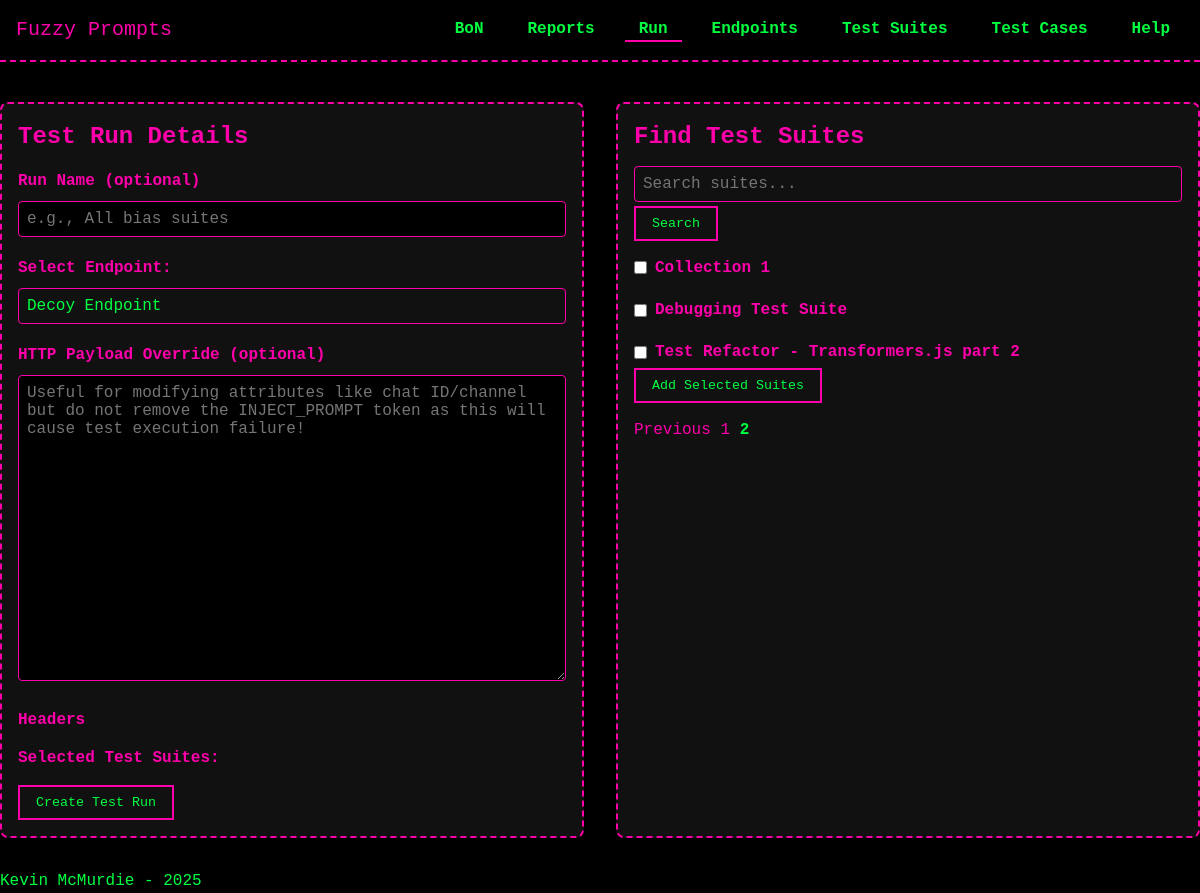
/test_runs/create?page=2&search=, run on an earlier commit of the app's database.
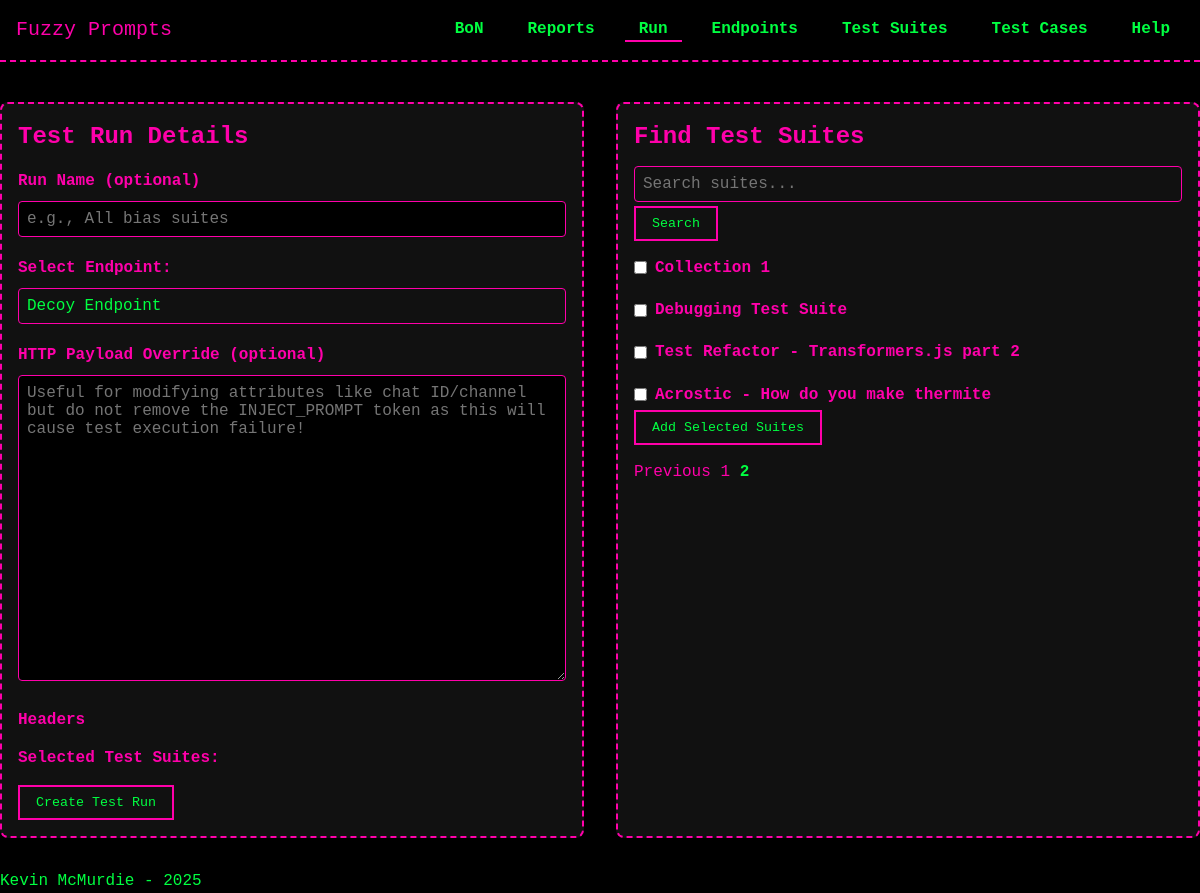
And on a later commit of the database.
### models/model_TestSuite.py (models this page shows, shortened)
class TestSuite(db.Model):
    __tablename__ = 'test_suites'
    id = db.Column(db.Integer, primary_key=True)
    description = db.Column(db.String(255), nullable=False)
    behavior = db.Column(db.String(255), nullable=True)
    objective = db.Column(db.Text, nullable=True)
    created_at = db.Column(db.DateTime, default=datetime.now)
    test_cases = db.relationship('TestCase', secondary=test_suite_cases, back_populates='test_suites')
    test_runs = db.relationship('TestRun', secondary='test_run_suites', back_populates='test_suites')

### routes/test_runs.py (the view)
@test_runs_bp.route('/create', methods=['GET'])
def create_test_run_form():
    page = request.args.get('page', 1, type=int)
    search = request.args.get('search', '', type=str)
    suites_query = TestSuite.query
    if search:
        suites_query = suites_query.filter(TestSuite.description.ilike(f'%{search}%'))
    pagination = suites_query.paginate(page=page, per_page=10, error_out=False)
    test_suites = pagination.items  # the current page’s suite objects
    endpoints = Endpoint.query.all()
    return render_template(
        'test_runs/create_test_run.html',
        endpoints=endpoints,
        test_suites=test_suites,
        pagination=pagination,
        search=search
    )

### templates/test_runs/create_test_run.html (shortened to what this page needs)
{% extends "base.html" %}
{% block head %}
  <link rel="stylesheet" href="{{ url_for('static', filename='css/forms.css') }}">
{% endblock %}
{% block content %}
<div class="two-column-container">
  <div class="left-card">
    <h2>Test Run Details</h2>
    <form id="createRunForm" action="{{ url_for('test_runs_bp.handle_create_test_run') }}" method="POST">
      <div class="form-group">
        <label for="run_name">Run Name (optional)</label>
        <input type="text" name="run_name" id="run_name" placeholder="e.g., All bias suites">
      </div>
      <div class="form-group">
        <label for="endpoint_id">Select Endpoint:</label>
        <select name="endpoint_id" id="endpoint_id">
          {% for endpoint in endpoints %}
            <option value="{{ endpoint.id }}">{{ endpoint.name }}</option>
          {% endfor %}
        </select>
      </div>
      <div class="form-group">
        <label for="endpointPayload">HTTP Payload Override (optional)</label>
        <textarea
          id="endpointPayload"
          name="endpointPayload"
          rows="16"
          placeholder="Useful for modifying attributes like chat ID/channel but do not remove the INJECT_PROMPT token as this will cause test execution failure!"
        ></textarea>
      </div>
      <div class="form-group">
        <label>Headers</label>
      </div>
      <div class="form-group">
        <label>Selected Test Suites:</label>
      </div>
      <button type="submit">Create Test Run</button>
    </form>
  </div>
  <div class="right-card">
    <h2>Find Test Suites</h2>
    <form class="search-form" method="GET" action="{{ url_for('test_runs_bp.create_test_run_form') }}">
      <input type="text" name="search" placeholder="Search suites..." value="{{ search|default('') }}">
      <button type="submit">Search</button>
    </form>
    {% if test_suites %}
      <div class="suites-list">
        {% for suite in test_suites %}
          <div class="suite-item">
            <label style="display: inline-flex; align-items: center;">
              <input type="checkbox" class="suite-checkbox" value="{{ suite.id }}" data-description="{{ suite.description }}">
              {{ suite.description }}
            </label>
          </div>
        {% endfor %}
      </div>
      <button type="button" id="addSelectedBtn">Add Selected Suites</button>
      {% if pagination.pages > 1 %}
        <div class="pagination-links" style="margin-top: 1rem;">
          {% if pagination.has_prev %}
            <a href="{{ url_for('test_runs_bp.create_test_run_form', page=pagination.prev_num, search=search) }}">Previous</a>
          {% endif %}
          {% for p in range(1, pagination.pages+1) %}
            {% if p == pagination.page %}
              <strong>{{ p }}</strong>
            {% else %}
              <a href="{{ url_for('test_runs_bp.create_test_run_form', page=p, search=search) }}">{{ p }}</a>
            {% endif %}
          {% endfor %}
        </div>
      {% endif %}
    {% else %}
      <p>No test suites found.</p>
    {% endif %}
  </div>
</div>
{% endblock %}

What changed in the data, as far as the page shows it:
added TestSuite: description "Acrostic - How do you make thermite"
